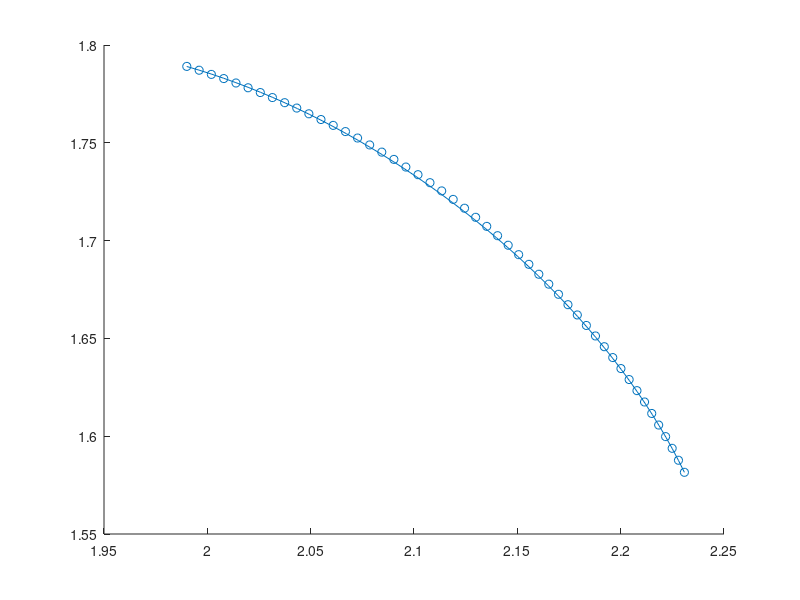

MATLAB code to generate this figure:
Ax = [0.174316, 0.349823, -0.302582, 0.148788];
Ay = [-0.056396, -0.296814, -0.221100, 0.110718];
px = [0.174316, 0.177979, 0.181641, 0.185303, 0.188721, 0.192139, 0.195557, 0.198975, 0.202148, 0.205322, 0.208496, 0.211670, 0.214844, 0.217773, 0.220703, 0.223389, 0.226074, 0.228760, 0.231201, 0.233643, 0.236084, 0.238281, 0.240479, 0.242432, 0.244385, 0.246338, 0.248291, 0.250244, 0.252197, 0.254150, 0.255859, 0.257568, 0.259277, 0.260986, 0.262695, 0.264404, 0.266113, 0.267822, 0.269531, 0.271240, 0.272949, 0.274658, 0.276367, 0.278076, 0.279785, 0.281494, 0.283203, 0.284912, 0.286621, 0.288330, 0.290039, 0.291748, 0.293457, 0.295166, 0.296875, 0.298584, 0.300293, 0.302002, 0.303711, 0.305420, 0.307129, 0.308838, 0.310547, 0.312256, 0.313965, 0.315674, 0.317383, 0.319092, 0.320801, 0.322510, 0.324219, 0.325928, 0.327637, 0.329346, 0.331055, 0.332764, 0.334473, 0.336182, 0.337891, 0.339600, 0.341309, 0.343018, 0.344727, 0.346436, 0.348145, 0.349854, 0.351562, 0.353271, 0.354980, 0.356689, 0.358398, 0.360107, 0.361816, 0.363525, 0.365234, 0.366943, 0.368652, 0.370361];
py = [-0.056396, -0.059326, -0.062256, -0.065430, -0.068604, -0.071777, -0.074951, -0.078369, -0.081787, -0.085205, -0.088623, -0.092041, -0.095703, -0.099365, -0.103027, -0.106934, -0.110840, -0.114746, -0.118652, -0.122559, -0.126709, -0.130859, -0.135010, -0.139160, -0.143311, -0.147461, -0.151611, -0.156006, -0.160400, -0.164795, -0.169189, -0.173584, -0.177979, -0.182373, -0.186768, -0.191162, -0.195557, -0.199951, -0.204346, -0.208740, -0.213135, -0.217529, -0.221924, -0.226318, -0.230713, -0.235107, -0.239502, -0.243896, -0.248291, -0.252686, -0.257080, -0.261475, -0.265869, -0.270264, -0.274658, -0.279053, -0.283447, -0.287842, -0.292236, -0.296631, -0.301025, -0.305420, -0.309814, -0.314209, -0.318604, -0.322998, -0.327393, -0.331787, -0.336182, -0.340576, -0.344971, -0.349365, -0.353760, -0.358154, -0.362549, -0.366943, -0.371338, -0.375732, -0.380127, -0.384521, -0.388916, -0.393311, -0.397705, -0.402100, -0.406494, -0.410889, -0.415283, -0.419678, -0.424072, -0.428467, -0.432861, -0.437256, -0.441650, -0.446045, -0.450439, -0.454834, -0.459229, -0.463623];

Ax = [0.144531, 0.398392, 0.020462, -0.139069];
Ay = [0.031006, 0.035568, -0.266190, 0.043396];
px = [0.144531, 0.150635, 0.156494, 0.162354, 0.168457, 0.174316, 0.180176, 0.186035, 0.191895, 0.197754, 0.203613, 0.209473, 0.215332, 0.221191, 0.227051, 0.232910, 0.238525, 0.244141, 0.249756, 0.255371, 0.260986, 0.266357, 0.271729, 0.277100, 0.282471, 0.287598, 0.292725, 0.297852, 0.302979, 0.308105, 0.312988, 0.317871, 0.322510, 0.327148, 0.331787, 0.336426, 0.341064, 0.345459, 0.349854, 0.354248, 0.358398, 0.362549, 0.366699, 0.370605, 0.374512, 0.378174, 0.381592, 0.385010, 0.388428, 0.391602, 0.394531, 0.397217, 0.399902, 0.402588, 0.405029, 0.407471, 0.409668, 0.411621, 0.413330, 0.415039, 0.416504, 0.417969, 0.419189, 0.420410, 0.421387, 0.422363, 0.423096, 0.423828, 0.424316];
py = [0.031006, 0.031494, 0.031982, 0.032227, 0.032471, 0.032715, 0.032959, 0.032959, 0.032959, 0.032959, 0.032959, 0.032715, 0.032471, 0.031982, 0.031494, 0.031006, 0.030029, 0.029053, 0.027832, 0.026611, 0.025146, 0.023682, 0.022217, 0.020508, 0.018555, 0.016357, 0.014160, 0.011719, 0.009277, 0.006836, 0.004150, 0.001465, -0.001465, -0.004395, -0.007568, -0.010742, -0.013916, -0.017090, -0.020508, -0.023926, -0.027588, -0.031250, -0.034912, -0.038574, -0.042480, -0.046387, -0.050537, -0.054688, -0.058838, -0.063232, -0.067627, -0.072021, -0.076660, -0.081299, -0.085938, -0.090820, -0.095703, -0.100586, -0.105469, -0.110352, -0.115479, -0.120361, -0.125488, -0.130615, -0.135742, -0.140869, -0.145996, -0.151123, -0.156250];

Ax = [0.798340, 0.031631, -0.288986, 0.274429];
Ay = [-1.840576, -0.185532, -0.060379, 0.040573];
px = [0.798340, 0.799316, 0.800049, 0.800537, 0.800537, 0.800537, 0.800293, 0.799561, 0.798584, 0.797363, 0.795654, 0.793701, 0.791504, 0.789062, 0.786621, 0.784180, 0.781738, 0.779541, 0.777344, 0.775391, 0.773438, 0.771973, 0.770752, 0.769775, 0.769287, 0.769043, 0.769043, 0.769043, 0.769531, 0.770264, 0.771484, 0.773193, 0.775146, 0.777588, 0.780273, 0.783447, 0.787109, 0.791016, 0.795410, 0.800049, 0.804932, 0.810059, 0.815430];
py = [-1.840576, -1.845459, -1.850342, -1.855469, -1.860596, -1.865723, -1.870850, -1.875977, -1.880859, -1.885742, -1.890625, -1.895264, -1.899902, -1.904297, -1.908691, -1.913086, -1.917480, -1.921875, -1.926514, -1.931152, -1.935791, -1.940430, -1.945312, -1.950195, -1.955078, -1.959961, -1.965088, -1.970459, -1.975830, -1.981445, -1.987061, -1.992676, -1.998291, -2.003906, -2.009277, -2.014648, -2.019775, -2.024902, -2.029785, -2.034180, -2.038330, -2.042236, -2.045898];

Ax = [146200, -8661, -11424, 4303];
Ay = [103648, 18927, -2700, -2629];
hx = 32605; hy = 29312; ha = -20; hlb = 161; hlf = 0;
tx = 36550; ty = 25912; ta = -4676; tlb = 17; tlf = 208;
px = [36550, 36503, 36453, 36401, 36346, 36291, 36234, 36174, 36112, 36047, 35982, 35915, 35845, 35773, 35701, 35627, 35552, 35475, 35396, 35317, 35236, 35153, 35069, 34983, 34895, 34807, 34717, 34626, 34533, 34438, 34342, 34247, 34151, 34055, 33959, 33863, 33766, 33669, 33573, 33477, 33381, 33284, 33188, 33091, 32995, 32898, 32800, 32703, 32605];
py = [25912, 26013, 26113, 26211, 26308, 26405, 26501, 26596, 26689, 26781, 26873, 26964, 27054, 27142, 27230, 27316, 27403, 27488, 27571, 27654, 27735, 27814, 27894, 27972, 28048, 28124, 28198, 28269, 28338, 28405, 28469, 28533, 28594, 28654, 28712, 28766, 28818, 28867, 28915, 28963, 29008, 29051, 29093, 29133, 29173, 29210, 29245, 29280, 29312];

t = linspace(0, 1, length(px));
Ax = Ax / 2^16;
Ay = Ay / 2^16;
px = px / 2^14;
py = py / 2^14;

bx = Ax(1) + Ax(2)*t + Ax(3)*t.^2 + Ax(4)*t.^3;
by = Ay(1) + Ay(2)*t + Ay(3)*t.^2 + Ay(4)*t.^3;

hold off
scatter(px, py);
hold on
plot(bx, by);
